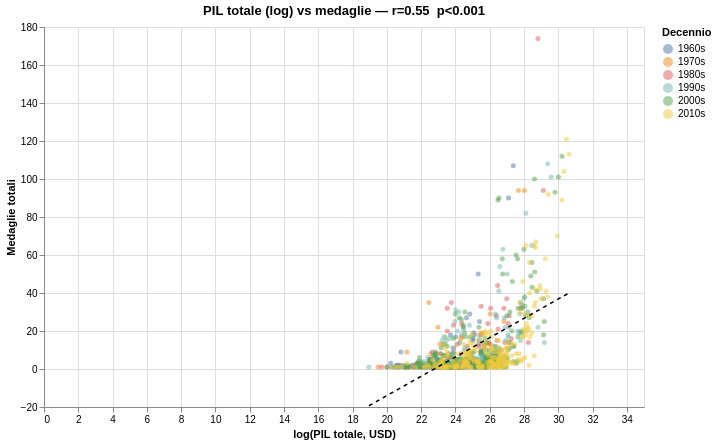

The notebook cell this image was saved under:
### Markdown cell above
Il grafico più importante del notebook. Coloro i punti per decennio.
Passa il mouse su un punto per vedere paese, anno e valori esatti.

### Code cell
# Prepariamo i dati per lo scatter
scatter_df = df_winners[["year","country","country_noc","total",
                           "log_gdp_total","log_gdp_pc","decade"]].dropna()

# Regressione globale per la linea di tendenza
m, b, r, p, _ = stats.linregress(scatter_df["log_gdp_total"], scatter_df["total"])

# Range per la linea
x_range = pd.DataFrame({"log_gdp_total": np.linspace(
    scatter_df["log_gdp_total"].min(),
    scatter_df["log_gdp_total"].max(), 100)})
x_range["predicted"] = m * x_range["log_gdp_total"] + b

# Scatter colorato per decennio
scatter = (
    alt.Chart(scatter_df)
    .mark_circle(opacity=0.5, size=25)
    .encode(
        x=alt.X("log_gdp_total:Q", title="log(PIL totale, USD)"),
        y=alt.Y("total:Q", title="Medaglie totali"),
        color=alt.Color("decade:N", title="Decennio",
                        scale=alt.Scale(scheme="tableau10")),
        tooltip=["country:N","year:O","total:Q",
                 alt.Tooltip("log_gdp_total:Q", format=".2f")]
    )
)

# Linea OLS
ols_line = (
    alt.Chart(x_range)
    .mark_line(color="black", strokeDash=[4,4], strokeWidth=1.5)
    .encode(x="log_gdp_total:Q", y="predicted:Q")
)

(scatter + ols_line).properties(
    title=f"PIL totale (log) vs medaglie — r={r:.2f}  p<0.001",
    width=600, height=380
).interactive().display()

print(f"r(log PIL totale, medaglie) = {r:.3f}")
print(f"r(log PIL pro capite, medaglie) = ", end="")
sub_pc = scatter_df.dropna(subset=["log_gdp_pc"])
r2, *_ = stats.linregress(sub_pc["log_gdp_pc"], sub_pc["total"])
print(f"{r2:.3f}")
print("\nIl PIL totale spiega molte più medaglie di quello pro capite.")
print("Conta la massa economica complessiva, non la ricchezza del singolo.")

### Figure 1 — Vega-Lite specification as saved in the notebook (floating-point values rounded to 4 significant figures; data arrays with more than 128 entries replaced by an {"elided": "..."} marker saying what was removed)
{"config": {"view": {"continuousWidth": 300, "continuousHeight": 300}}, "layer": [{"data": {"name": "data-0657bba25f3d698d8a414b2d733dc0f4"}, "mark": {"type": "circle", "opacity": 0.5, "size": 25}, "encoding": {"color": {"field": "decade", "scale": {"scheme": "tableau10"}, "title": "Decennio", "type": "nominal"}, "tooltip": [{"field": "country", "type": "nominal"}, {"field": "year", "type": "ordinal"}, {"field": "total", "type": "quantitative"}, {"field": "log_gdp_total", "format": ".2f", "type": "quantitative"}], "x": {"field": "log_gdp_total", "title": "log(PIL totale, USD)", "type": "quantitative"}, "y": {"field": "total", "title": "Medaglie totali", "type": "quantitative"}}, "name": "view_3cf70109d849d80a_0"}, {"data": {"name": "data-1f7b1c2b60a72ebf21ad5a8abf461939"}, "mark": {"type": "line", "color": "black", "strokeDash": [4, 4], "strokeWidth": 1.5}, "encoding": {"x": {"field": "log_gdp_total", "type": "quantitative"}, "y": {"field": "predicted", "type": "quantitative"}}}], "height": 380, "params": [{"name": "param_1e9efca18e7a2868", "select": {"type": "interval", "encodings": ["x", "y"]}, "bind": "scales", "views": ["view_3cf70109d849d80a_0"]}], "title": "PIL totale (log) vs medaglie — r=0.55  p<0.001", "width": 600, "$schema": "https://vega.github.io/schema/vega-lite/v6.1.0.json", "datasets": {"data-0657bba25f3d698d8a414b2d733dc0f4": {"elided": "822 records"}, "data-1f7b1c2b60a72ebf21ad5a8abf461939": [{"log_gdp_total": 18.95, "predicted": -19.34}, {"log_gdp_total": 19.07, "predicted": -18.74}, {"log_gdp_total": 19.19, "predicted": -18.14}, {"log_gdp_total": 19.31, "predicted": -17.54}, {"log_gdp_total": 19.42, "predicted": -16.94}, {"log_gdp_total": 19.54, "predicted": -16.34}, {"log_gdp_total": 19.66, "predicted": -15.74}, {"log_gdp_total": 19.78, "predicted": -15.14}, {"log_gdp_total": 19.9, "predicted": -14.54}, {"log_gdp_total": 20.01, "predicted": -13.94}, {"log_gdp_total": 20.13, "predicted": -13.35}, {"log_gdp_total": 20.25, "predicted": -12.75}, {"log_gdp_total": 20.37, "predicted": -12.15}, {"log_gdp_total": 20.49, "predicted": -11.55}, {"log_gdp_total": 20.6, "predicted": -10.95}, {"log_gdp_total": 20.72, "predicted": -10.35}, {"log_gdp_total": 20.84, "predicted": -9.748}, {"log_gdp_total": 20.96, "predicted": -9.148}, {"log_gdp_total": 21.07, "predicted": -8.549}, {"log_gdp_total": 21.19, "predicted": -7.949}, {"log_gdp_total": 21.31, "predicted": -7.349}, {"log_gdp_total": 21.43, "predicted": -6.75}, {"log_gdp_total": 21.55, "predicted": -6.15}, {"log_gdp_total": 21.66, "predicted": -5.551}, {"log_gdp_total": 21.78, "predicted": -4.951}, {"log_gdp_total": 21.9, "predicted": -4.352}, {"log_gdp_total": 22.02, "predicted": -3.752}, {"log_gdp_total": 22.14, "predicted": -3.152}, {"log_gdp_total": 22.25, "predicted": -2.553}, {"log_gdp_total": 22.37, "predicted": -1.953}, {"log_gdp_total": 22.49, "predicted": -1.354}, {"log_gdp_total": 22.61, "predicted": -0.7542}, {"log_gdp_total": 22.73, "predicted": -0.1546}, {"log_gdp_total": 22.84, "predicted": 0.445}, {"log_gdp_total": 22.96, "predicted": 1.045}, {"log_gdp_total": 23.08, "predicted": 1.644}, {"log_gdp_total": 23.2, "predicted": 2.244}, {"log_gdp_total": 23.32, "predicted": 2.843}, {"log_gdp_total": 23.43, "predicted": 3.443}, {"log_gdp_total": 23.55, "predicted": 4.042}, {"log_gdp_total": 23.67, "predicted": 4.642}, {"log_gdp_total": 23.79, "predicted": 5.242}, {"log_gdp_total": 23.91, "predicted": 5.841}, {"log_gdp_total": 24.02, "predicted": 6.441}, {"log_gdp_total": 24.14, "predicted": 7.04}, {"log_gdp_total": 24.26, "predicted": 7.64}, {"log_gdp_total": 24.38, "predicted": 8.239}, {"log_gdp_total": 24.5, "predicted": 8.839}, {"log_gdp_total": 24.61, "predicted": 9.439}, {"log_gdp_total": 24.73, "predicted": 10.04}, {"log_gdp_total": 24.85, "predicted": 10.64}, {"log_gdp_total": 24.97, "predicted": 11.24}, {"log_gdp_total": 25.08, "predicted": 11.84}, {"log_gdp_total": 25.2, "predicted": 12.44}, {"log_gdp_total": 25.32, "predicted": 13.04}, {"log_gdp_total": 25.44, "predicted": 13.64}, {"log_gdp_total": 25.56, "predicted": 14.24}, {"log_gdp_total": 25.67, "predicted": 14.83}, {"log_gdp_total": 25.79, "predicted": 15.43}, {"log_gdp_total": 25.91, "predicted": 16.03}, {"log_gdp_total": 26.03, "predicted": 16.63}, {"log_gdp_total": 26.15, "predicted": 17.23}, {"log_gdp_total": 26.26, "predicted": 17.83}, {"log_gdp_total": 26.38, "predicted": 18.43}, {"log_gdp_total": 26.5, "predicted": 19.03}, {"log_gdp_total": 26.62, "predicted": 19.63}, {"log_gdp_total": 26.74, "predicted": 20.23}, {"log_gdp_total": 26.85, "predicted": 20.83}, {"log_gdp_total": 26.97, "predicted": 21.43}, {"log_gdp_total": 27.09, "predicted": 22.03}, {"log_gdp_total": 27.21, "predicted": 22.63}, {"log_gdp_total": 27.33, "predicted": 23.23}, {"log_gdp_total": 27.44, "predicted": 23.83}, {"log_gdp_total": 27.56, "predicted": 24.43}, {"log_gdp_total": 27.68, "predicted": 25.03}, {"log_gdp_total": 27.8, "predicted": 25.63}, {"log_gdp_total": 27.92, "predicted": 26.23}, {"log_gdp_total": 28.03, "predicted": 26.83}, {"log_gdp_total": 28.15, "predicted": 27.43}, {"log_gdp_total": 28.27, "predicted": 28.03}, {"log_gdp_total": 28.39, "predicted": 28.62}, {"log_gdp_total": 28.5, "predicted": 29.22}, {"log_gdp_total": 28.62, "predicted": 29.82}, {"log_gdp_total": 28.74, "predicted": 30.42}, {"log_gdp_total": 28.86, "predicted": 31.02}, {"log_gdp_total": 28.98, "predicted": 31.62}, {"log_gdp_total": 29.09, "predicted": 32.22}, {"log_gdp_total": 29.21, "predicted": 32.82}, {"log_gdp_total": 29.33, "predicted": 33.42}, {"log_gdp_total": 29.45, "predicted": 34.02}, {"log_gdp_total": 29.57, "predicted": 34.62}, {"log_gdp_total": 29.68, "predicted": 35.22}, {"log_gdp_total": 29.8, "predicted": 35.82}, {"log_gdp_total": 29.92, "predicted": 36.42}, {"log_gdp_total": 30.04, "predicted": 37.02}, {"log_gdp_total": 30.16, "predicted": 37.62}, {"log_gdp_total": 30.27, "predicted": 38.22}, {"log_gdp_total": 30.39, "predicted": 38.82}, {"log_gdp_total": 30.51, "predicted": 39.42}, {"log_gdp_total": 30.63, "predicted": 40.02}]}}
